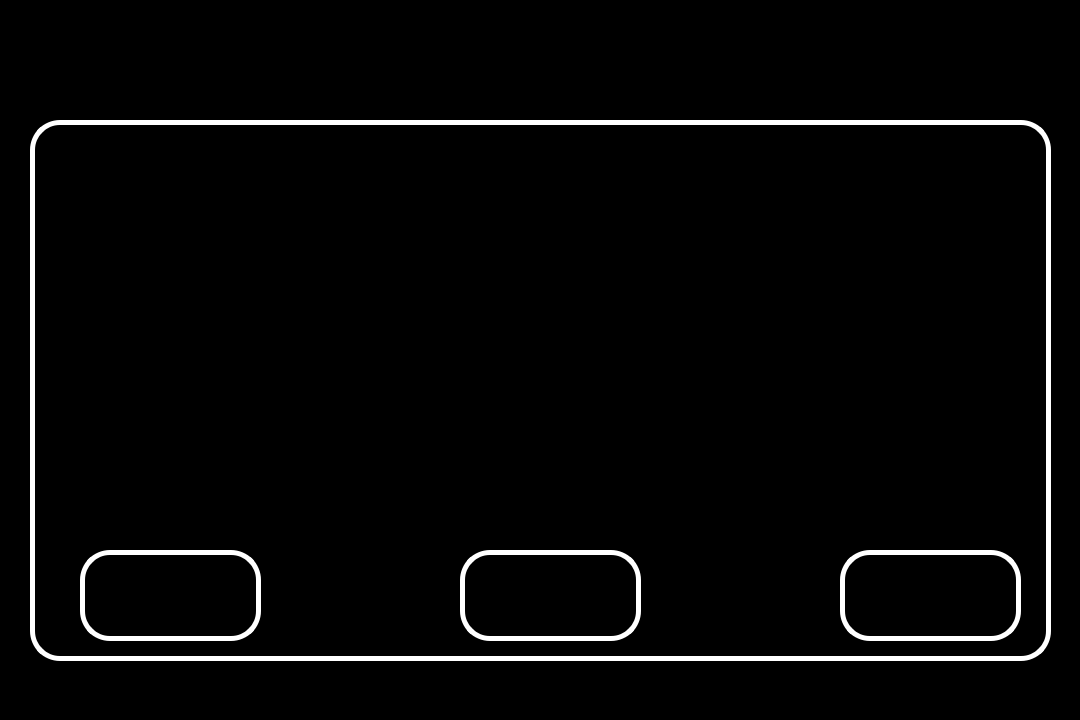
<?xml version="1.0" encoding="UTF-8"?>
<ui version="4.0">
 <class>LoginwindowClass</class>
 <widget class="QWidget" name="LoginwindowClass">
  <property name="windowModality">
   <enum>Qt::NonModal</enum>
  </property>
  <property name="enabled">
   <bool>true</bool>
  </property>
  <property name="geometry">
   <rect>
    <x>0</x>
    <y>0</y>
    <width>1080</width>
    <height>720</height>
   </rect>
  </property>
  <property name="mouseTracking">
   <bool>false</bool>
  </property>
  <property name="windowTitle">
   <string>LoginwindowClass</string>
  </property>
  <property name="styleSheet">
   <string notr="true">background-color: rgb(0, 0, 0);</string>
  </property>
  <widget class="QLabel" name="ishilogo">
   <property name="geometry">
    <rect>
     <x>100</x>
     <y>10</y>
     <width>881</width>
     <height>101</height>
    </rect>
   </property>
   <property name="text">
    <string/>
   </property>
   <property name="pixmap">
    <pixmap>../../IMAGES/Untitled_design.png</pixmap>
   </property>
   <property name="scaledContents">
    <bool>true</bool>
   </property>
  </widget>
  <widget class="QFrame" name="frame">
   <property name="geometry">
    <rect>
     <x>30</x>
     <y>120</y>
     <width>1021</width>
     <height>541</height>
    </rect>
   </property>
   <property name="styleSheet">
    <string notr="true">color: rgb(255, 255, 255);
border-color: rgb(255, 255, 255);
border-style:solid;
border-width:5px 5px 5px 5px;
border-radius: 30px
</string>
   </property>
   <property name="frameShape">
    <enum>QFrame::StyledPanel</enum>
   </property>
   <property name="frameShadow">
    <enum>QFrame::Raised</enum>
   </property>
   <widget class="QPushButton" name="pushButton">
    <property name="geometry">
     <rect>
      <x>50</x>
      <y>430</y>
      <width>181</width>
      <height>91</height>
     </rect>
    </property>
    <property name="styleSheet">
     <string notr="true">border-image: url(:/C:/Users/nethr/Downloads/RETRY-removebg-preview.png);</string>
    </property>
    <property name="text">
     <string/>
    </property>
   </widget>
   <widget class="QPushButton" name="pushButton_2">
    <property name="geometry">
     <rect>
      <x>430</x>
      <y>430</y>
      <width>181</width>
      <height>91</height>
     </rect>
    </property>
    <property name="styleSheet">
     <string notr="true">border-image: url(:/C:/Users/nethr/Downloads/Untitled_design-removebg-preview.png);</string>
    </property>
    <property name="text">
     <string/>
    </property>
   </widget>
   <widget class="QPushButton" name="pushButton_3">
    <property name="geometry">
     <rect>
      <x>810</x>
      <y>430</y>
      <width>181</width>
      <height>91</height>
     </rect>
    </property>
    <property name="styleSheet">
     <string notr="true">border-image: url(:/C:/Users/nethr/Downloads/exit-removebg-preview.png);</string>
    </property>
    <property name="text">
     <string/>
    </property>
   </widget>
   <widget class="QLabel" name="label_2">
    <property name="enabled">
     <bool>false</bool>
    </property>
    <property name="geometry">
     <rect>
      <x>130</x>
      <y>40</y>
      <width>761</width>
      <height>371</height>
     </rect>
    </property>
    <property name="styleSheet">
     <string notr="true">border:none;</string>
    </property>
    <property name="text">
     <string/>
    </property>
    <property name="pixmap">
     <pixmap resource="Reslogin.qrc">:/C:/Users/nethr/Downloads/Wrong Pass.gif</pixmap>
    </property>
    <property name="scaledContents">
     <bool>true</bool>
    </property>
   </widget>
   <widget class="QLineEdit" name="usernameentry">
    <property name="geometry">
     <rect>
      <x>330</x>
      <y>60</y>
      <width>381</width>
      <height>91</height>
     </rect>
    </property>
    <property name="styleSheet">
     <string notr="true">font: 30pt &quot;Stencil&quot;;
padding-left : 12px;</string>
    </property>
    <property name="placeholderText">
     <string>USERNAME</string>
    </property>
   </widget>
   <widget class="QLineEdit" name="passwordentry">
    <property name="geometry">
     <rect>
      <x>330</x>
      <y>190</y>
      <width>381</width>
      <height>91</height>
     </rect>
    </property>
    <property name="styleSheet">
     <string notr="true">font: 30pt &quot;Stencil&quot;;
padding-left : 12px;</string>
    </property>
    <property name="placeholderText">
     <string>PASSWORD</string>
    </property>
   </widget>
   <widget class="QPushButton" name="pushButton_4">
    <property name="geometry">
     <rect>
      <x>430</x>
      <y>310</y>
      <width>181</width>
      <height>91</height>
     </rect>
    </property>
    <property name="styleSheet">
     <string notr="true">border-image: url(:/C:/Users/nethr/Downloads/exit-removebg-preview (1).png);</string>
    </property>
    <property name="text">
     <string/>
    </property>
   </widget>
   <zorder>pushButton</zorder>
   <zorder>pushButton_2</zorder>
   <zorder>pushButton_3</zorder>
   <zorder>usernameentry</zorder>
   <zorder>passwordentry</zorder>
   <zorder>pushButton_4</zorder>
   <zorder>label_2</zorder>
  </widget>
 </widget>
 <resources>
  <include location="Reslogin.qrc"/>
 </resources>
 <connections/>
</ui>
